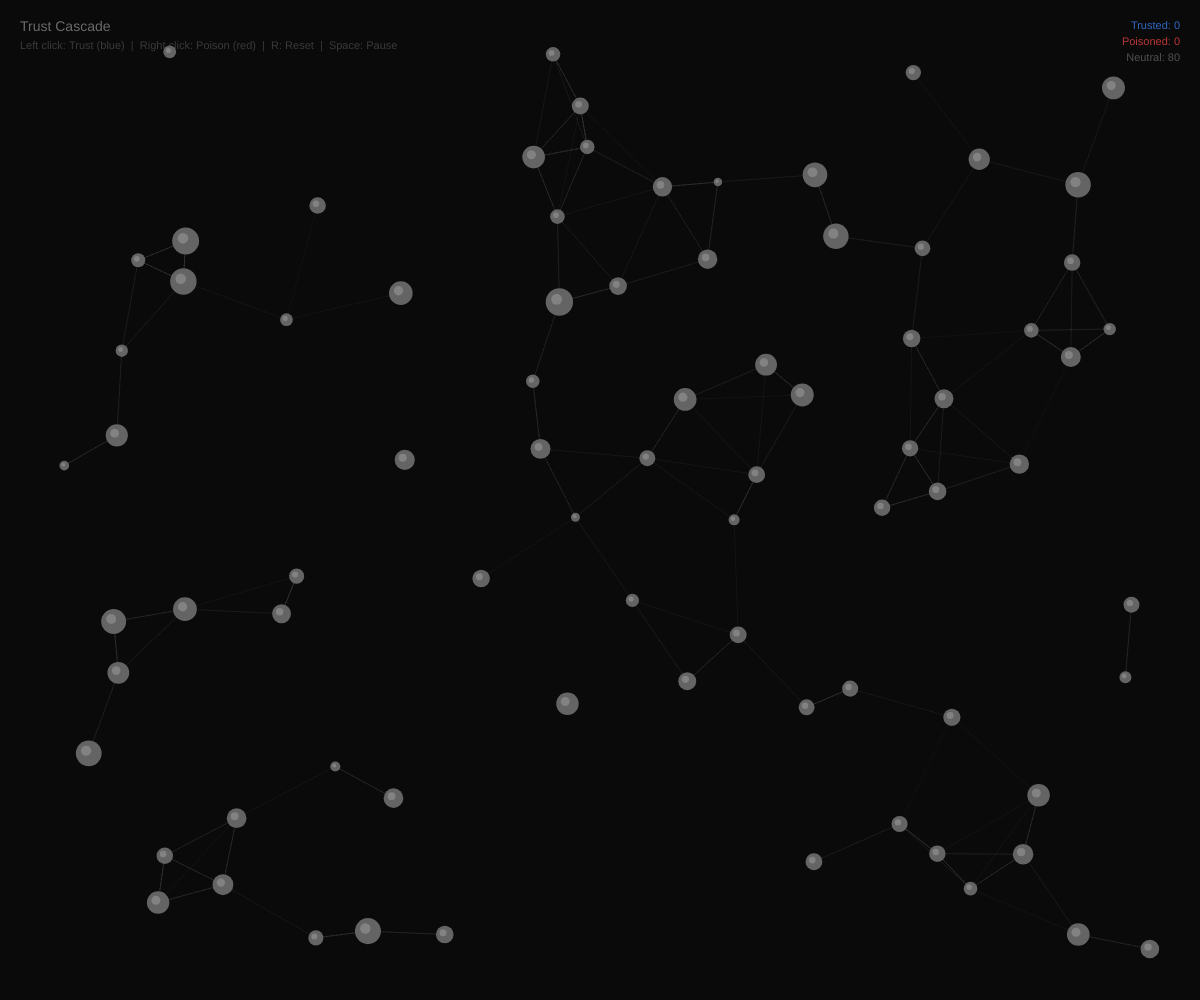
Frame 1 (no input)
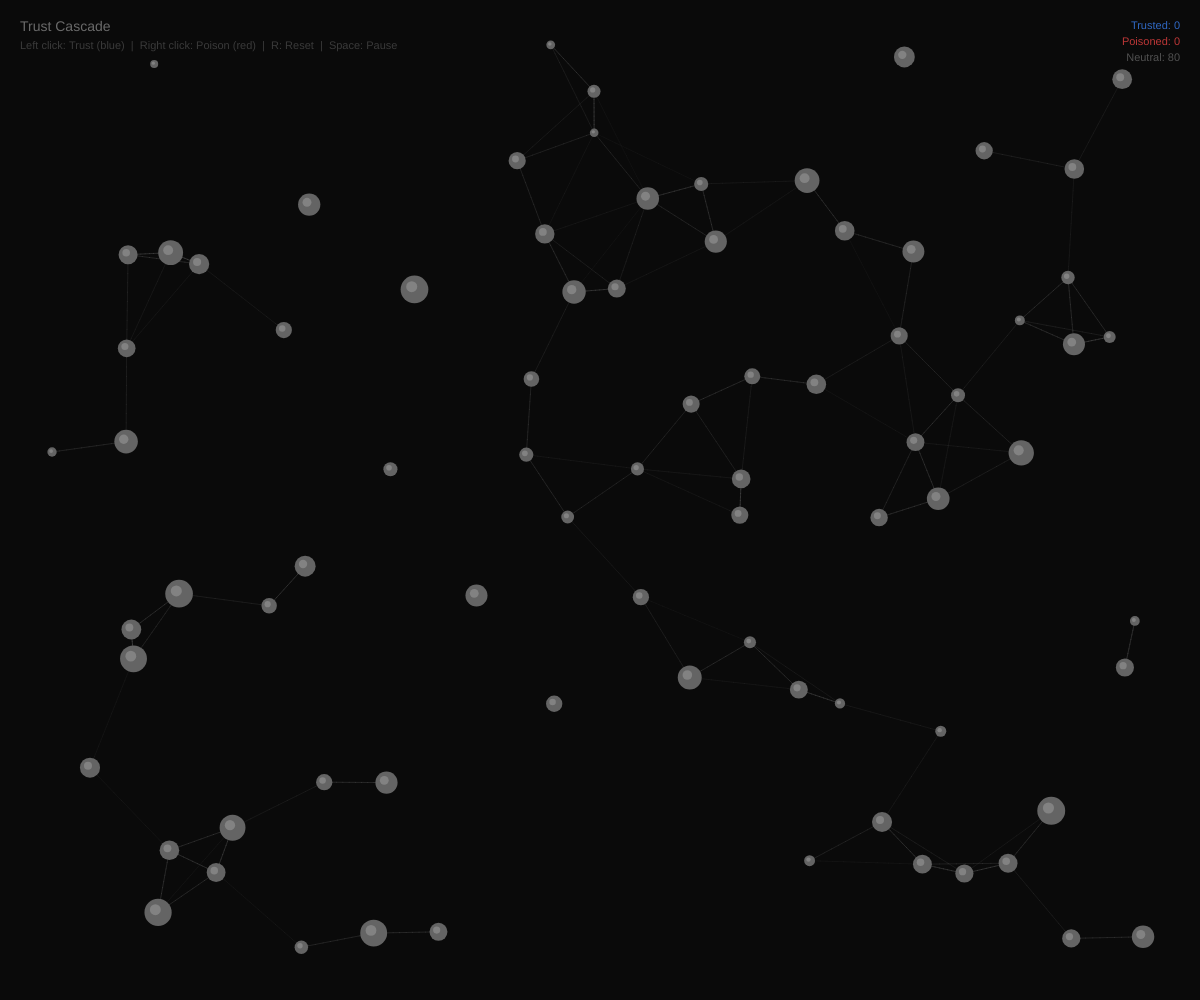
Frame 60 (no input)
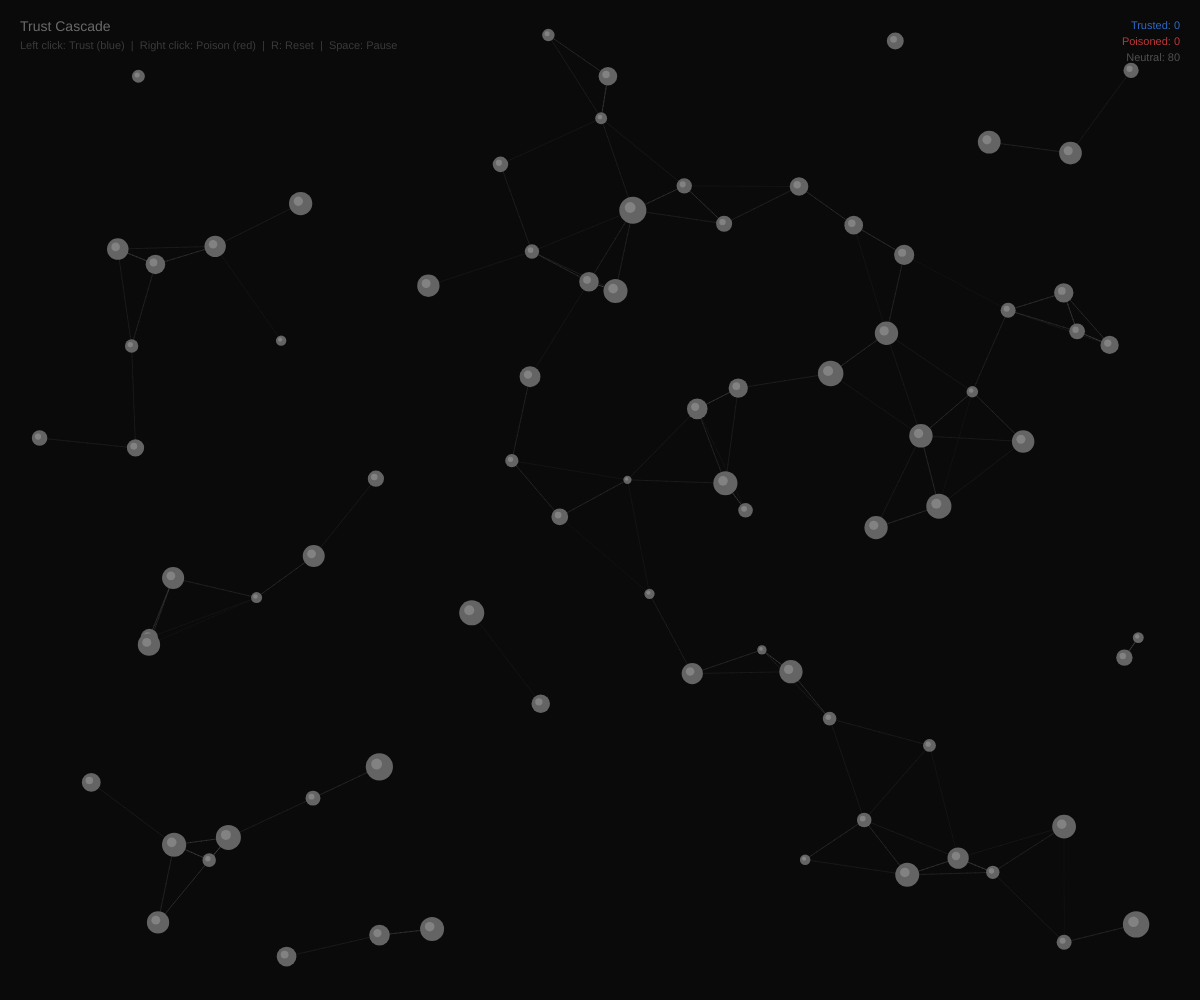
Frame 120 (the mouse pressed at the canvas centre since frame 60)

The p5.js sketch that drew these frames (run headless with seeded random() and noise() and a simulated clock; from frame 60 on, the mouse is pressed at the canvas centre):

// p5.js sketch
// ── sketch.js
// Trust Cascade - Visualizing how trust/poison spreads through networks
// Daily Wonder Sketch - 2026-03-13

var nodes = [];
var particles = [];
var paused = false;
const NODE_COUNT = 80;
const CONNECTION_DISTANCE = 120;
const SPREAD_PROBABILITY = 0.6;
const SPREAD_DELAY = 150; // ms

// Colors
const COLORS = {
  neutral: { r: 100, g: 100, b: 100 },
  trusted: { r: 59, g: 130, b: 246 },  // Blue
  poisoned: { r: 239, g: 68, b: 68 }   // Red
};

class Node {
  constructor(x, y) {
    this.x = x;
    this.y = y;
    this.vx = random(-0.3, 0.3);
    this.vy = random(-0.3, 0.3);
    this.state = 'neutral';
    this.targetState = 'neutral';
    this.neighbors = [];
    this.radius = random(6, 12);
    this.pulsePhase = random(TWO_PI);
    
    // Animation
    this.colorTransition = 1;
    this.currentColor = { ...COLORS.neutral };
    this.targetColor = { ...COLORS.neutral };
    
    // Spread queue
    this.pendingSpread = null;
  }
  
  findNeighbors(allNodes) {
    this.neighbors = [];
    for (let other of allNodes) {
      if (other !== this) {
        let d = dist(this.x, this.y, other.x, other.y);
        if (d < CONNECTION_DISTANCE) {
          this.neighbors.push(other);
        }
      }
    }
  }
  
  setState(newState) {
    if (this.state === newState) return;
    
    // If neutral, accept any state
    // If trusted/poisoned, can be "converted" by opposing state
    if (this.state === 'neutral' || 
        (this.state === 'trusted' && newState === 'poisoned') ||
        (this.state === 'poisoned' && newState === 'trusted')) {
      
      this.state = newState;
      this.targetColor = { ...COLORS[newState] };
      this.currentColor = { ...COLORS[newState] }; // Immediately show color
      this.colorTransition = 0;
      
      // Create burst particles
      for (let i = 0; i < 8; i++) {
        particles.push(new Particle(this.x, this.y, this.targetColor));
      }
      
      // Schedule spread to neighbors
      this.scheduleSpread();
    }
  }
  
  scheduleSpread() {
    if (this.state === 'neutral') return;
    
    for (let neighbor of this.neighbors) {
      setTimeout(() => {
        if (!paused && random() < SPREAD_PROBABILITY) {
          neighbor.setState(this.state);
        }
      }, SPREAD_DELAY + random(100));
    }
  }
  
  update() {
    // Gentle floating motion
    this.x += this.vx;
    this.y += this.vy;
    
    // Bounce off edges
    if (this.x < 30 || this.x > width - 30) this.vx *= -1;
    if (this.y < 30 || this.y > height - 30) this.vy *= -1;
    
    // Keep in bounds
    this.x = constrain(this.x, 20, width - 20);
    this.y = constrain(this.y, 20, height - 20);
    
    // Color transition
    if (this.colorTransition < 1) {
      this.colorTransition += 0.05;
      this.currentColor.r = lerp(this.currentColor.r, this.targetColor.r, 0.1);
      this.currentColor.g = lerp(this.currentColor.g, this.targetColor.g, 0.1);
      this.currentColor.b = lerp(this.currentColor.b, this.targetColor.b, 0.1);
    }
    
    // Pulse
    this.pulsePhase += 0.03;
  }
  
  draw() {
    let pulse = sin(this.pulsePhase) * 2;
    let r = this.radius + pulse;
    
    // Glow effect for non-neutral nodes
    if (this.state !== 'neutral') {
      noStroke();
      for (let i = 3; i > 0; i--) {
        fill(this.currentColor.r, this.currentColor.g, this.currentColor.b, 20 * i);
        ellipse(this.x, this.y, r * 2 + i * 10);
      }
    }
    
    // Main node
    fill(this.currentColor.r, this.currentColor.g, this.currentColor.b);
    noStroke();
    ellipse(this.x, this.y, r * 2);
    
    // Inner highlight
    fill(255, 255, 255, 50);
    ellipse(this.x - r * 0.2, this.y - r * 0.2, r * 0.8);
  }
  
  drawConnections() {
    for (let neighbor of this.neighbors) {
      let d = dist(this.x, this.y, neighbor.x, neighbor.y);
      let alpha = map(d, 0, CONNECTION_DISTANCE, 80, 10);
      
      // Color based on states
      let c1 = this.currentColor;
      let c2 = neighbor.currentColor;
      
      // Gradient line
      let steps = 10;
      for (let i = 0; i < steps; i++) {
        let t = i / steps;
        let x1 = lerp(this.x, neighbor.x, t);
        let y1 = lerp(this.y, neighbor.y, t);
        let x2 = lerp(this.x, neighbor.x, t + 1/steps);
        let y2 = lerp(this.y, neighbor.y, t + 1/steps);
        
        let r = lerp(c1.r, c2.r, t);
        let g = lerp(c1.g, c2.g, t);
        let b = lerp(c1.b, c2.b, t);
        
        stroke(r, g, b, alpha);
        strokeWeight(1);
        line(x1, y1, x2, y2);
      }
    }
  }
  
  contains(px, py) {
    return dist(px, py, this.x, this.y) < this.radius + 10;
  }
}

class Particle {
  constructor(x, y, color) {
    this.x = x;
    this.y = y;
    this.color = { ...color };
    this.vx = random(-3, 3);
    this.vy = random(-3, 3);
    this.life = 1;
    this.decay = random(0.02, 0.04);
    this.size = random(2, 5);
  }
  
  update() {
    this.x += this.vx;
    this.y += this.vy;
    this.vx *= 0.98;
    this.vy *= 0.98;
    this.life -= this.decay;
  }
  
  draw() {
    noStroke();
    fill(this.color.r, this.color.g, this.color.b, this.life * 200);
    ellipse(this.x, this.y, this.size * this.life);
  }
  
  isDead() {
    return this.life <= 0;
  }
}

function setup() {
  createCanvas(windowWidth, windowHeight);
  initializeNetwork();
}

function initializeNetwork() {
  nodes = [];
  particles = [];
  
  // Create nodes with some spacing
  for (let i = 0; i < NODE_COUNT; i++) {
    let x = random(50, width - 50);
    let y = random(50, height - 50);
    
    // Ensure minimum spacing
    let tooClose = false;
    for (let node of nodes) {
      if (dist(x, y, node.x, node.y) < 40) {
        tooClose = true;
        break;
      }
    }
    
    if (!tooClose) {
      nodes.push(new Node(x, y));
    } else {
      i--; // Try again
    }
  }
  
  // Find neighbors
  for (let node of nodes) {
    node.findNeighbors(nodes);
  }
}

function draw() {
  background(10, 10, 10);
  
  // Draw title
  fill(255, 255, 255, 100);
  noStroke();
  textSize(14);
  textAlign(LEFT, TOP);
  text('Trust Cascade', 20, 20);
  
  // Draw instructions
  fill(255, 255, 255, 50);
  textSize(11);
  text('Left click: Trust (blue)  |  Right click: Poison (red)  |  R: Reset  |  Space: Pause', 20, 40);
  
  // Draw status
  let trustedCount = nodes.filter(n => n.state === 'trusted').length;
  let poisonedCount = nodes.filter(n => n.state === 'poisoned').length;
  let neutralCount = nodes.filter(n => n.state === 'neutral').length;
  
  textAlign(RIGHT, TOP);
  fill(COLORS.trusted.r, COLORS.trusted.g, COLORS.trusted.b, 200);
  text(`Trusted: ${trustedCount}`, width - 20, 20);
  fill(COLORS.poisoned.r, COLORS.poisoned.g, COLORS.poisoned.b, 200);
  text(`Poisoned: ${poisonedCount}`, width - 20, 36);
  fill(COLORS.neutral.r, COLORS.neutral.g, COLORS.neutral.b, 200);
  text(`Neutral: ${neutralCount}`, width - 20, 52);
  
  if (paused) {
    fill(255, 255, 255, 150);
    textAlign(CENTER, CENTER);
    textSize(24);
    text('PAUSED', width / 2, height / 2);
  }
  
  if (!paused) {
    // Update nodes
    for (let node of nodes) {
      node.update();
    }
    
    // Update neighbors (connections change as nodes move)
    if (frameCount % 30 === 0) {
      for (let node of nodes) {
        node.findNeighbors(nodes);
      }
    }
    
    // Update particles
    for (let i = particles.length - 1; i >= 0; i--) {
      particles[i].update();
      if (particles[i].isDead()) {
        particles.splice(i, 1);
      }
    }
  }
  
  // Draw connections first (behind nodes)
  for (let node of nodes) {
    node.drawConnections();
  }
  
  // Draw nodes
  for (let node of nodes) {
    node.draw();
  }
  
  // Draw particles
  for (let particle of particles) {
    particle.draw();
  }
}

function mousePressed() {
  for (let node of nodes) {
    if (node.contains(mouseX, mouseY)) {
      if (mouseButton === LEFT) {
        node.setState('trusted');
      } else if (mouseButton === RIGHT) {
        node.setState('poisoned');
      }
      break;
    }
  }
  return false; // Prevent default
}

function keyPressed() {
  if (key === 'r' || key === 'R') {
    initializeNetwork();
  }
  if (key === ' ') {
    paused = !paused;
  }
}

function windowResized() {
  // Just resize canvas, don't reset the network
  resizeCanvas(windowWidth, windowHeight);
  // Keep nodes within new bounds
  for (let node of nodes) {
    node.x = constrain(node.x, 20, width - 20);
    node.y = constrain(node.y, 20, height - 20);
  }
}

// Prevent context menu on right click
document.addEventListener('contextmenu', e => e.preventDefault());
